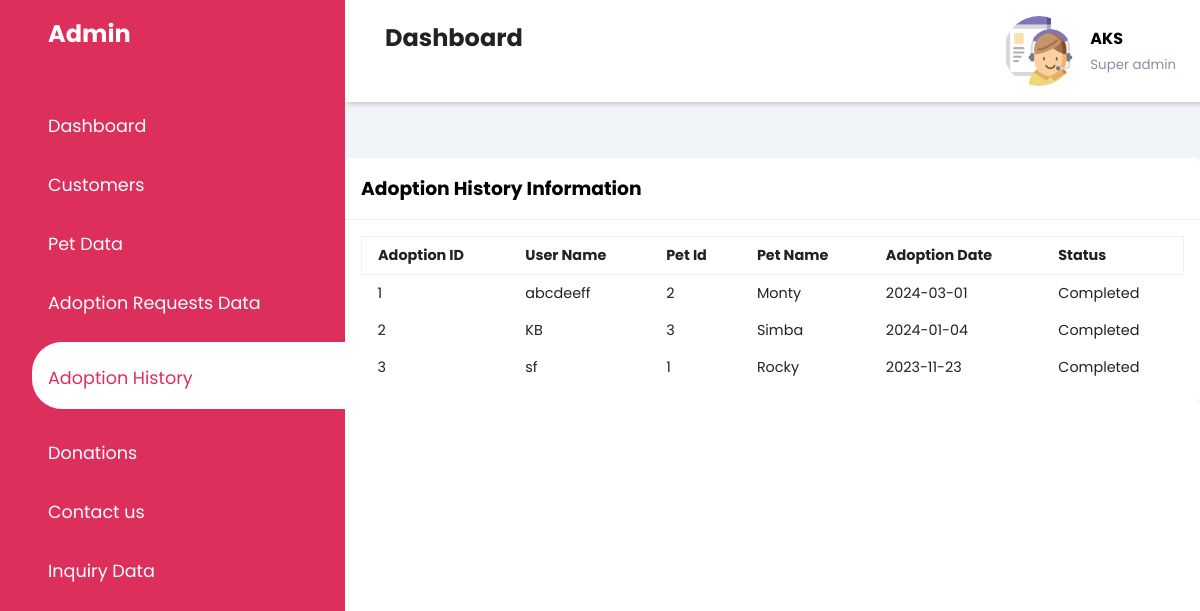
Page /adoptionhistorydata.php on the committed database.
### tables this page shows
CREATE TABLE `adoptionhistory` (
  `AdoptionId` int(11) NOT NULL,
  `User` int(11) NOT NULL,
  `Pet` int(11) NOT NULL,
  `PetName` varchar(20) NOT NULL,
  `AdoptionDate` date NOT NULL,
  `Status` enum('Pending','Completed','','') NOT NULL
);

CREATE TABLE `reg` (
  `UserId` int(200) NOT NULL,
  `UserName` varchar(20) NOT NULL,
  `FullName` varchar(20) NOT NULL,
  `Password` varchar(10) NOT NULL,
  `PhoneNumber` int(10) NOT NULL,
  `Email` varchar(20) NOT NULL,
  `Address` varchar(50) NOT NULL
);

### fetch_datahistory.php (the view, shortened to what this page needs)
<?php
$con=mysqli_connect("localhost:3307","root","","project");
$sql = "SELECT AdoptionId,FullName,Pet,PetName,AdoptionDate,Status FROM reg,adoptionhistory where reg.UserId=adoptionhistory.User";
$result = mysqli_query($con, $sql);
if (mysqli_num_rows($result) > 0) {
    while ($row = mysqli_fetch_assoc($result)) {
        echo "<tr>";
        echo "<td>" . $row['AdoptionId'] . "</td>";
        echo "<td>" . $row['FullName'] . "</td>";
        echo "<td>" . $row['Pet'] . "</td>";
        echo "<td>" . $row['PetName'] . "</td>";
        echo "<td>" . $row['AdoptionDate'] . "</td>";
        echo "<td>" . $row['Status'] . "</td>";
        echo "</tr>";
    }
} else {
    echo "0 results";
}
?>

### adoptionhistorydata.php (shortened to what this page needs)
<!DOCTYPE html>
<html lang="en">
<head>
    <link rel="stylesheet" href="admin.css">
    <link rel= "stylesheet" href= "https://maxst.icons8.com/vue-static/landings/line-awesome/line-awesome/1.3.0/css/line-awesome.min.css" >
</head>
<body>
    <div class="sidebar">
        <div class="sidebar-brand">
            <h2><span class="lab la-admin"></span><span>Admin</span></h2>
        </div>
        <div class="sidebar-menu">
            <ul>
                <li>
                    <a href="admin.php" ><span class="las la-igloo"></span>
                    <span>Dashboard</span></a>
                </li>
                <li>
                    <a href="customers.php"><span class="las la-users"></span>
                    <span>Customers</span></a>
                </li>
                <li>
                    <a href="petdata.php"><span class="las la-dog"></span>
                    <span>Pet Data</span></a>
                </li>
                <li>
                    <a href="adoptionrequestdata.php"><span class="las la-search"></span>
                    <span>Adoption Requests Data</span></a>
                </li>
                <li>
                    <a href="adoptionhistory.php"class="active"><span class="las la-file"></span>
                    <span>Adoption History</span></a>
                </li>
                <li>
                    <a href="donationsdata.php"><span class="las la-clipboard-list"></span>
                    <span>Donations</span></a>
                </li>
                <li>
                    <a href="contactusdata.php"><span class="las la-phone"></span>
                    <span>Contact us</span></a>
                </li>
                <li>
                    <a href="inquiredata.php"><span class="las la-envelope"></span>
                    <span>Inquiry Data</span></a>
                </li>
            </ul>
        </div>
    </div>
    <div class="main-content">
        <header>
            <h2>
                <label for="nav-toggle">
                    <span class="las la-bars"></span>
                </label>
                Dashboard
            </h2>
            <div class="user-wrapper">
            <img src="admin.png" width="70px" height="70px" alt="">
            <div>
                <h4>AKS</h4>
                    <small>Super admin</small>
                </div>
            </div>
        </header>
        <div class="recent-grid">
            <div class="projects">
                <div class="card">
                    <div class="card-header">
                        <h3>Adoption History Information</h3>
                    </div>
                    <div class="card-body">
                        <table width="100%">
                            <thead>
                                <tr>
                                    <td>Adoption ID</td>
                                    <td>User Name</td>
                                    <td>Pet Id</td>
                                    <td>Pet Name</td>
                                    <td>Adoption Date</td>
                                    <td>Status</td>
                                </tr>
                            </thead>
                            <tbody>
                                <?php include 'fetch_datahistory.php';?>
                            </tbody>
                        </table>
                    </div>
                </div>
            </div>
        </div>
    </div>
</body>
</html>

### admin.css (style rules this page uses)
:root { --main-color: #dd2f5b; --color-dark: #1D2231; --text-grey: #8390A2; }
* { padding: 0; margin: 0; box-sizing: border-box; list-style-type: none; text-decoration: none; font-family: 'Poppins',sans-serif; }
.sidebar { width: 345px; position: fixed; left: 0; top: 0; height: 100%; background: var(--main-color); z-index: 100; }
.sidebar-brand { height: 90px; padding: 1rem 0rem 1rem 2rem; color: #fff; }
.sidebar-brand span { display: inline-block; padding-right:1rem ; }
.sidebar-menu { margin-top: 1rem; }
.sidebar-menu li { width: 100%; margin-bottom: 1.5rem; padding-left: 2rem; }
.sidebar-menu a { display: block; color: #fff; font-size: 1.1rem; }
.sidebar-menu a.active { background: #fff; padding-top: 1rem; padding-bottom: 1rem; color: var(--main-color); border-radius: 30px 0px 0px 30px;; }
.sidebar-menu a span:first-child { font-size: 1.5rem; padding-right: 1rem; }
.main-content { margin-left: 345px; background: #f1f5f9; }
header { background: #fff; display: flex; justify-content: space-between; padding: 1rem 1.5rem; box-shadow: 2px 2px 5px rgba(0, 0, 0, 0.2); z-index: 100; }
header h2 { color: #222; }
header label span { font-size: 1.7rem; padding-right: 1rem; }
.user-wrapper { display: flex; align-items: center; }
.user-wrapper img { border-radius: 50%; margin-right: 1rem; }
.user-wrapper small { display: inline-block; color: var(--text-grey); margin-top: -10px !important; }
.recent-grid { margin-top: 3.5rem; display: grid; grid-gap: 2rem; grid-template-columns: 100% auto; }
.card { background: #fff; border-radius: 5px; }
.card-header,.card-body { padding: 1rem; }
.card-header { display: flex; justify-content: space-between; align-items: center; border-bottom: 1px solid #f0f0f0; }
table { border-collapse: collapse; }
thead tr { border: 1px solid #f0f0f0; border-bottom: 1px solid #f0f0f0; }
thead td { font-weight: 700; }
td { padding: .5rem 1rem; font-size: .9rem; color: #222; }
tr td:last-child { display: flex; align-items: center; }

### rows in the picture
adoptionhistory: AdoptionId "1", User.FullName "abcdeeff", Pet "2", PetName "Monty", AdoptionDate "2024-03-01", Status "Completed"
adoptionhistory: AdoptionId "2", User.FullName "KB", Pet "3", PetName "Simba", AdoptionDate "2024-01-04", Status "Completed"
adoptionhistory: AdoptionId "3", User.FullName "sf", Pet "1", PetName "Rocky", AdoptionDate "2023-11-23", Status "Completed"
